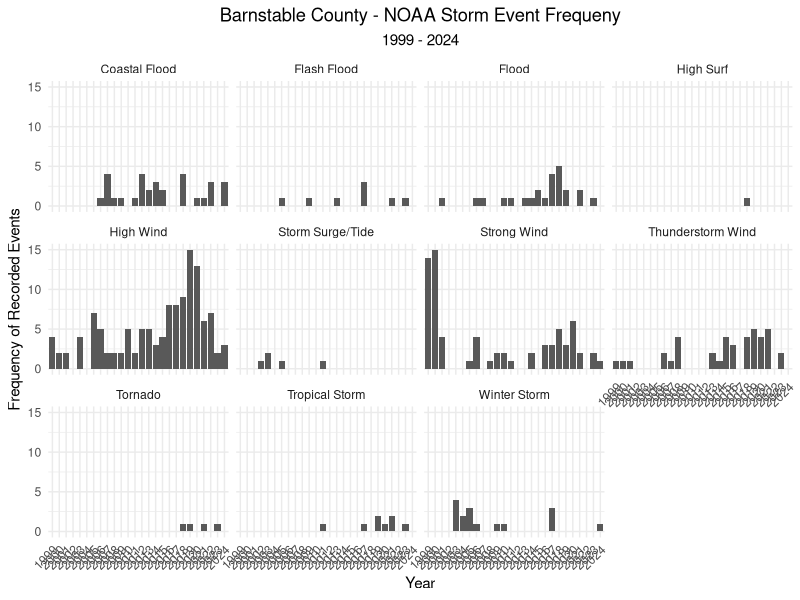
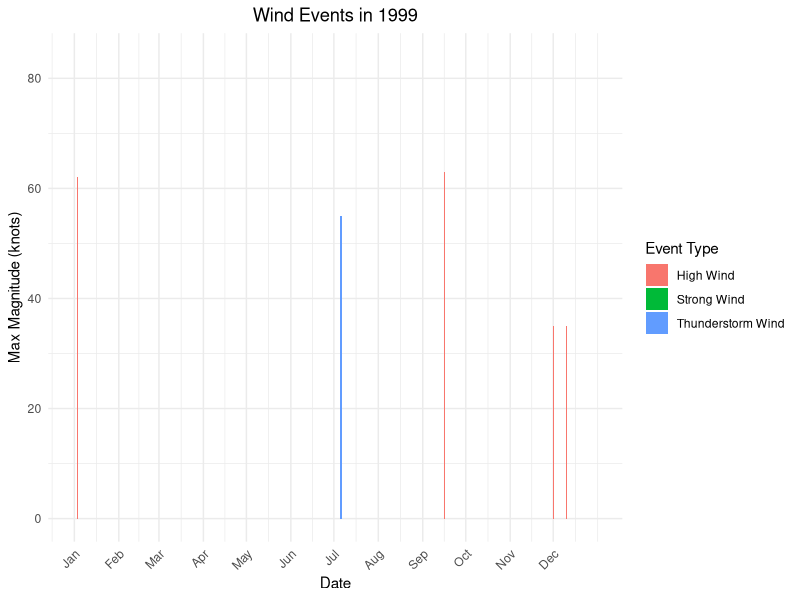
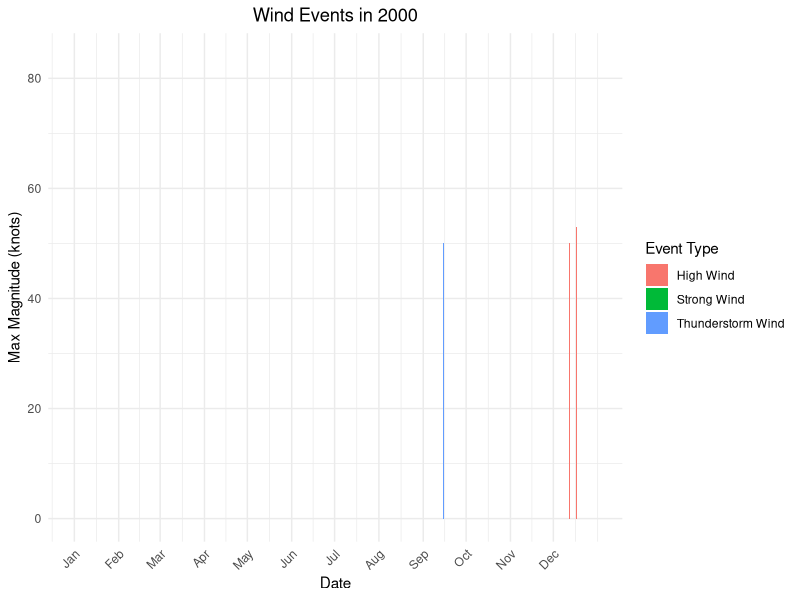
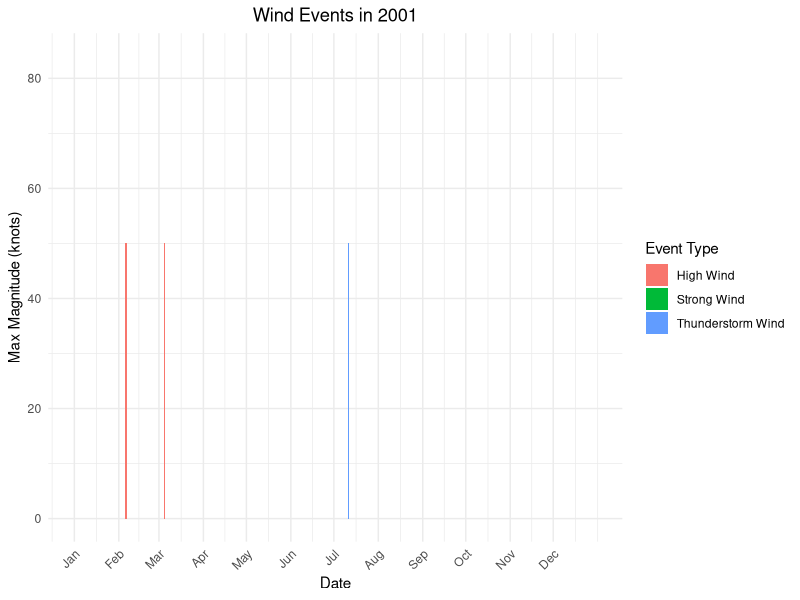
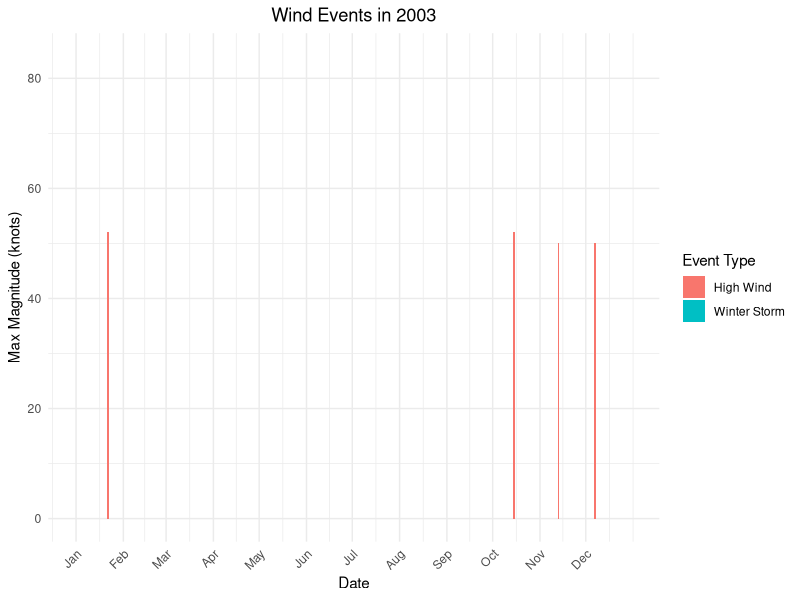
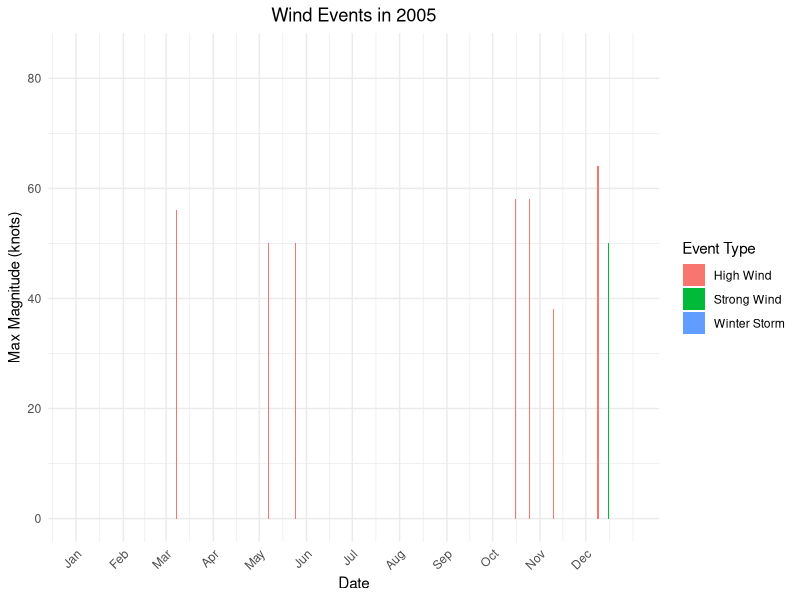
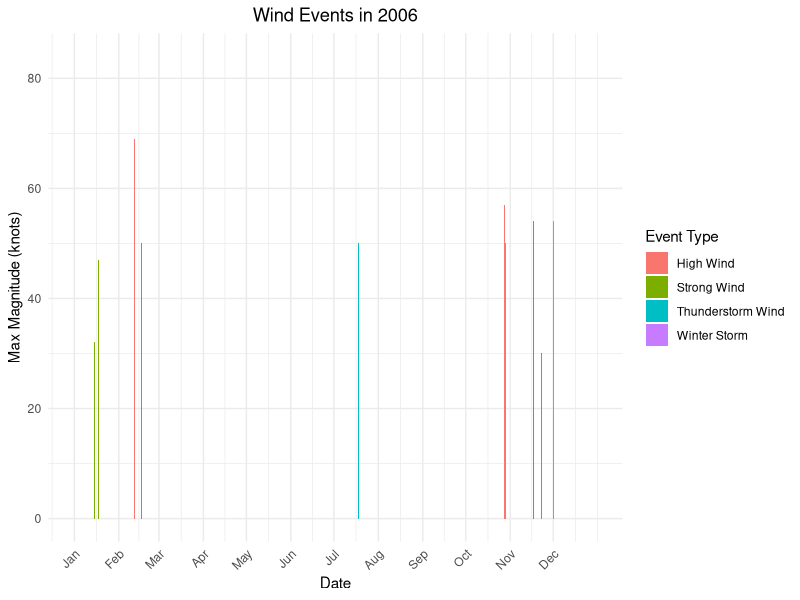
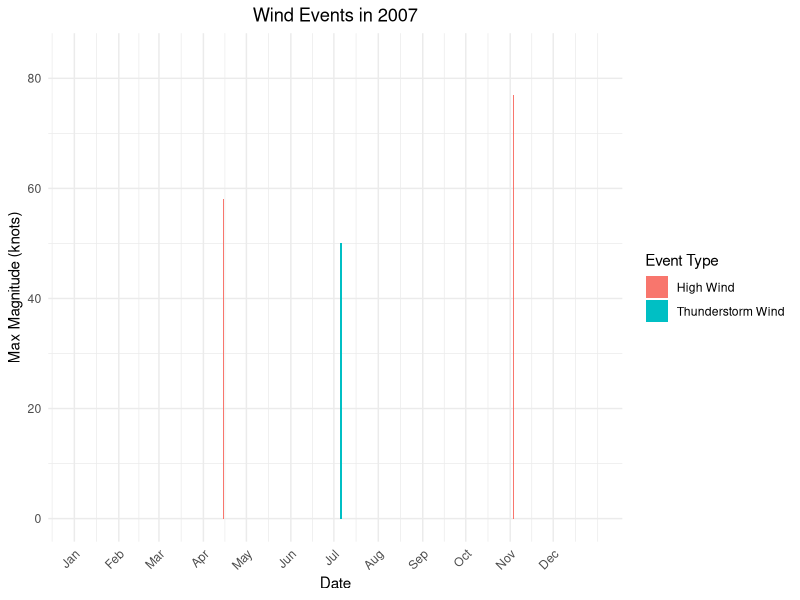

Source code (R) for these figures, in order:
# ---- Header ----
#'--------------------------------------
#' NOAA Storm Events Database: https://www.ncdc.noaa.gov/stormevents/
#' Barnstable County 1999-01-01 through 2024-12-31
#' All Events
#' (Data is available as early as 1950. 1999 was selected because data is less organized and harder
#' to analyze prior to 1999 for Barnstable County)
#' Metadata: 
#' https://www.ncei.noaa.gov/pub/data/swdi/stormevents/csvfiles/Storm-Data-Bulk-csv-Format.pdf
#'--------------------------------------

# ---- TODO ----


#'--------------------------------------

# ---- Load Libraries ----
library(readr) # for reading in files
library(lubridate) # for date time formats
library(dplyr) # for data manipulation and transformation
library(tidyr) # for tidying and reshaping data
library(ggplot2) # for visualization


# ---- Set Global ggplot Themes ----

# Set ggplot theme to minimal, rotate x axis labels, and center plot titles
theme_set(
  theme_minimal() +
    theme(
      axis.text.x = element_text(angle = 45, hjust = 1),
      plot.title = element_text(hjust = 0.5),
      plot.subtitle = element_text(hjust = 0.5)
    )
)


# ---- Load and Visualize NOAA Storm Events Data ----

barnstable_events_1999_2024 <- bind_rows(
  read_csv("data/noaa_storm_events/storm_data_barnstable_1999_2010.csv"),
  read_csv("data/noaa_storm_events/storm_data_barnstable_2011_2024.csv")
) |> 
  select(-ABSOLUTE_ROWNUMBER)

# Clean data
storm_events <- barnstable_events_1999_2024 |> 
  select(c(BEGIN_DATE, EVENT_TYPE, MAGNITUDE)) |> 
  mutate(date = mdy(BEGIN_DATE),
         year = year(date),
         month = month(date), 
         day = day(date),
         event_type = EVENT_TYPE, 
         magnitude = MAGNITUDE
         ) |> 
  select(-c(BEGIN_DATE, EVENT_TYPE, MAGNITUDE)) |> 
  # remove irrelevant events types
  filter(event_type %in% c("Coastal Flood", "Flash Flood", "Flood", "High Surf", "High Wind",
                           "Storm Surge/Tide", "Strong Wind", "Thunderstorm Wind", "Tornado",
                           "Tropical Storm", "Winter Storm")) |>   
  # remove duplicates
  distinct() |> 
  # Some events appear to be recorded many times in a single day. 
  # Condense into single day, keeping maximum magnitude if applicable
  group_by(date, year, month, day, event_type) |> 
  summarize(magnitude_max = max(magnitude), .groups = "drop")

# Plot event frequency over time
ggplot(storm_events, 
       aes(x = as.character(year))) + 
  geom_bar() +
  facet_wrap(~event_type) +
  labs(title = "Barnstable County - NOAA Storm Event Frequeny",
       subtitle = "1999 - 2024", 
       x = "Year", 
       y = "Frequency of Recorded Events")

### Plot max magnitude (knots) of all wind events

# Filter only wind events
wind_events <- storm_events |> 
  filter(event_type %in% c("High Wind", "Strong Wind", "Thunderstorm Wind",
                           "Tornado", "Tropical Storm", "Winter Storm"))

# Determine max
max_mag <- max(wind_events$magnitude_max, na.rm = TRUE)

for (yr in unique(wind_events$year)) {
  data_year <- filter(wind_events, year == yr)
  
  # Skip if all magnitudes are NA
  if (all(is.na(data_year$magnitude_max))) next
  
  start_date <- as.Date(paste0(yr, "-01-01"))
  end_date <- as.Date(paste0(yr, "-12-31"))
  
  p <- ggplot(data_year,
              aes(x = date, y = magnitude_max, fill = event_type)) +
    geom_col(width = 0.8) +  # Set consistent bar thickness
    scale_x_date(
      limits = c(start_date, end_date),
      breaks = seq(start_date, end_date, by = "1 month"),
      date_labels = "%b"
    ) +
    scale_y_continuous(limits = c(0, max_mag)) +
    labs(
      title = paste("Wind Events in", yr),
      x = "Date",
      y = "Max Magnitude (knots)",
      fill = "Event Type"
    ) +
    theme(axis.text.x = element_text(angle = 45, hjust = 1))
  
  print(p)
}
